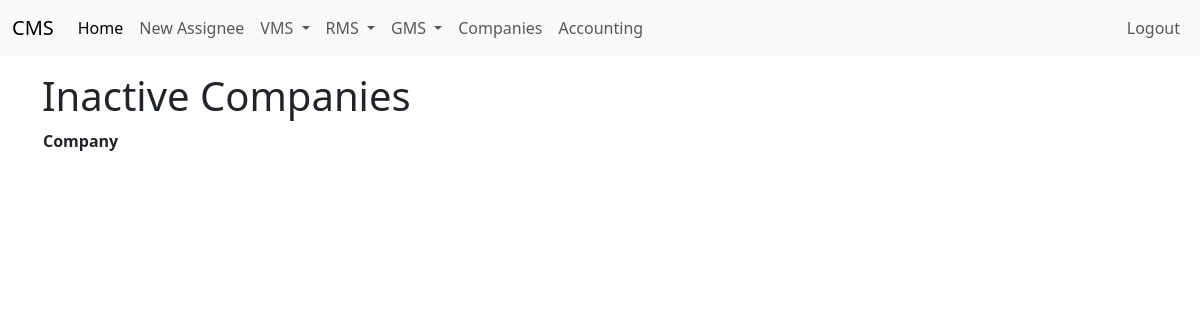
Page /inactive_companies (signed in) on the earlier database version.
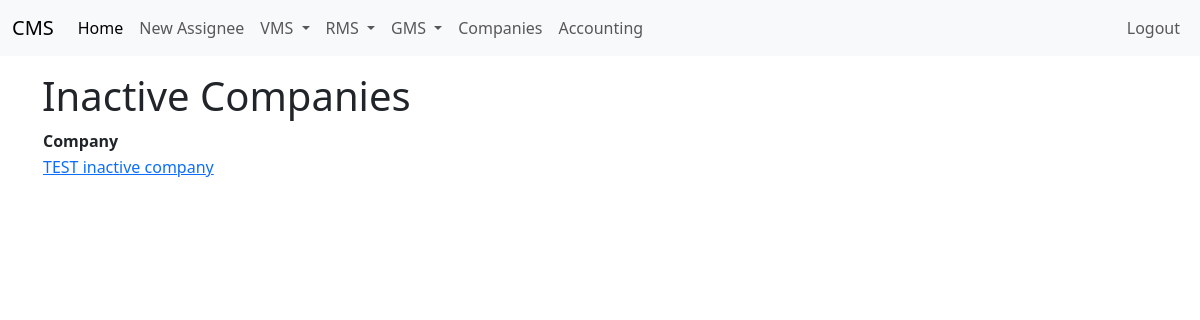
Same page on the later database version.
### app/models.py (models this page shows, shortened)
class Company(db.Model):
    id: so.Mapped[int] = so.mapped_column(primary_key=True)
    name: so.Mapped[str] = so.mapped_column(sa.String(100), index=True, unique=True)
    contact: so.Mapped[str] = so.mapped_column(sa.String(256))
    address1: so.Mapped[str] = so.mapped_column(sa.String(64), nullable=True)
    address2: so.Mapped[str] = so.mapped_column(sa.String(64), nullable=True)
    postcode: so.Mapped[int] = so.mapped_column(sa.Integer, nullable=True)
    city: so.Mapped[str] = so.mapped_column(sa.String(64), nullable=True)
    notes: so.Mapped[Optional[str]] = so.mapped_column(sa.String(1064))
    active: so.Mapped[bool] = so.mapped_column(sa.Boolean, nullable=True, default=True)
    assignees: so.Mapped[List["Assignee"]] = so.relationship(back_populates="company", cascade="all, delete-orphan")
    company_packages: so.Mapped[List["CompanyPackage"]] = so.relationship(back_populates="company")

### app/routes.py (the view)
@app.route("/inactive_companies", methods=["GET"])
@login_required
def view_inactive_companies():
    inactive_companies = db.session.execute(
        sa.select(Company)
        .where(Company.active == False)
    ).scalars().all()
    return render_template("view_companies_inactive.html", title="Inactive Companies", inactive_companies=inactive_companies)

### app/models.py (called while the page is built)
@login.user_loader
def load_user(id):
    return db.session.get(User, int(id))

### app/templates/view_companies_inactive.html
{% extends "base.html" %}
{% block content %}
<h1>Inactive Companies</h1>
<table>
    <tr>
        <th>Company</th>
    </tr>
    {% for company in inactive_companies %}
        <tr>
            <td><a href="{{url_for('view_company', company_name=company.name)}}">{{ company.name }}</a> </td>
        </tr>
    {% endfor %}
</table>
{% endblock %}

Differences in the rows shown:
added Company: name "TEST inactive company"
